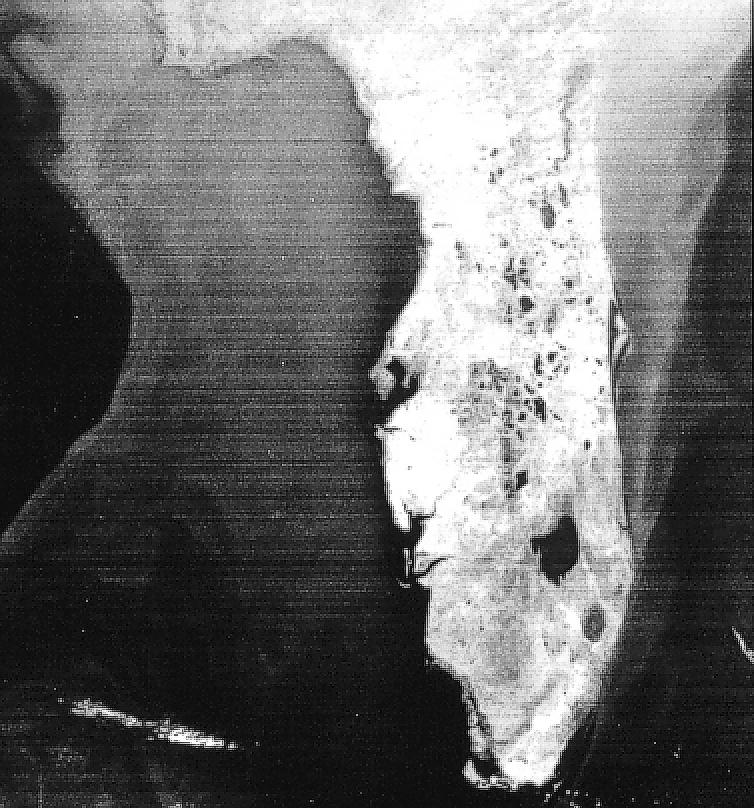
#> input picture DIP3E_Original/CH05_Images/Fig0519(a)(florida_satellite_original).tif, 754 x 808 px, found by its file name
$ python notch_restoration-OK.py
#> lines starting #> are read from the running program, lines starting #| are printed output that depends on the picture; after the words box and inside, x2 and y2 are one past the last pixel; in counts of white or black regions, pixels touching at a corner belong together
#> further down, im is the input picture: shape (808, 754, 3); min 0, max 255, mean 109.3
#!/usr/bin/env python

import cv2
import numpy as np
import matplotlib.pyplot as plt

def fft_im(im, plot: plt.Axes):
    gray_im = cv2.cvtColor(im, cv2.COLOR_BGR2GRAY)
    rows, cols = gray_im.shape[:2]
#> rows = 808; cols = 754
    M, N = rows*2, cols*2
#> M = 1616; N = 1508
    ext_im = np.zeros((M, N))
    ext_im[0:rows, 0:cols] = gray_im
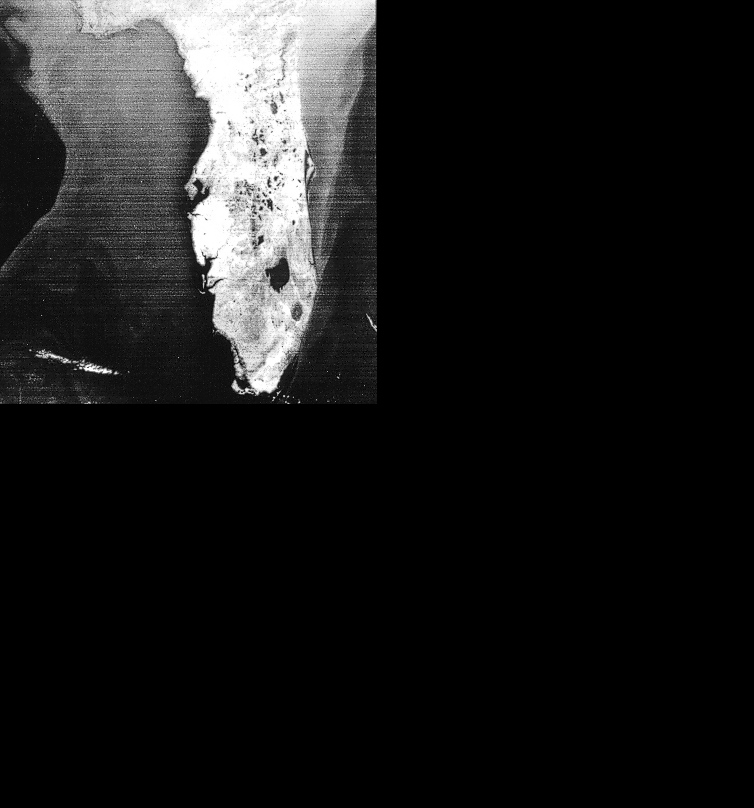
#> ext_im: shape (1616, 1508) float64 (shown at 1/2 size); min 0, max 255, mean 27.3
    # fft and shift
    fft = np.fft.fft2(ext_im)
    fft_shift = np.fft.fftshift(fft)

    spectrum = np.log(np.abs(fft_shift))
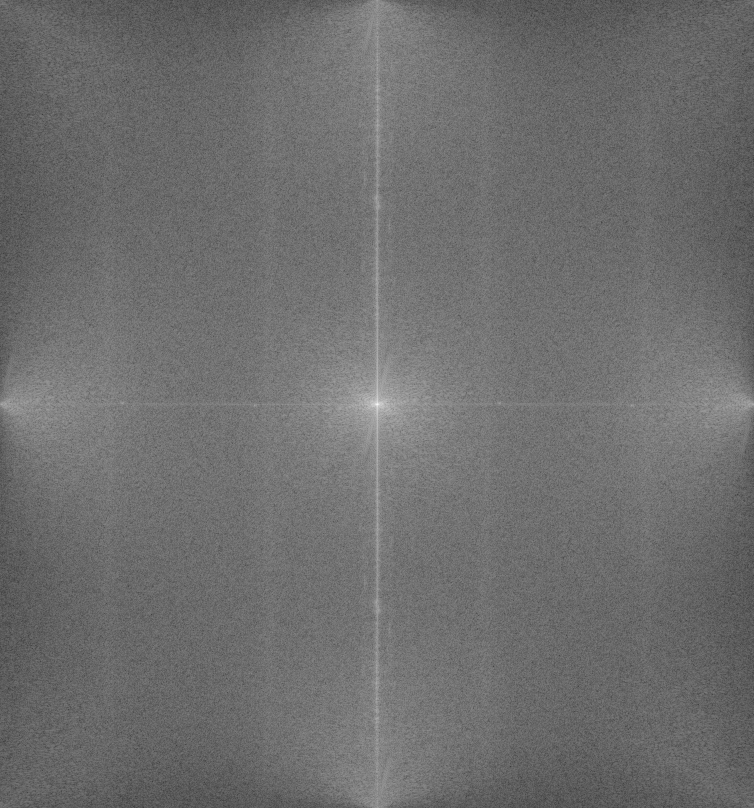
#> spectrum: shape (1616, 1508) float64 (shown at 1/2 size); min 2.26, max 18.01, mean 9.08; drawn with min black and max white
    plot.set_title('spectrum')
    plot.imshow(spectrum, cmap='gray')
    plot.set_xticks([])
    plot.set_yticks([])

    return fft_shift

def notch_bandreject(fft, plot: plt.Axes):
    '''
    陷波带阻滤波
    '''
    M, N = np.shape(fft)
#> M = 1616; N = 1508
    uu, vv = int(M/2), int(N/2)
#> uu = 808; vv = 754
    H = np.ones((M, N))
    for v in range(N):
        for u in range(M):
            if v > vv-5 and v < vv+5:
                if u > uu - 20 and u < uu + 20:
                    continue
                else:
                    H[u,v] = 0
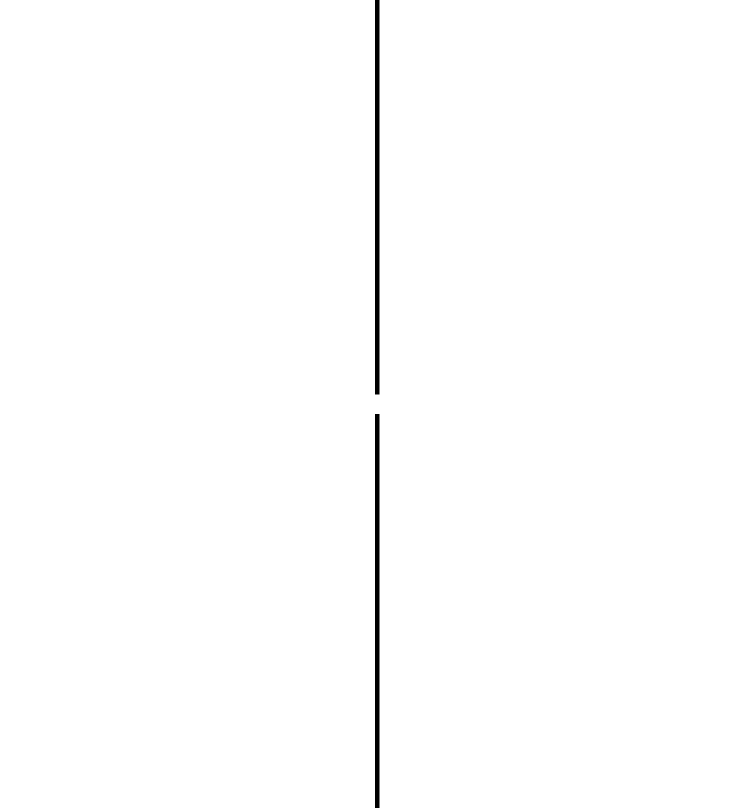
#> H: shape (1616, 1508) float64 (shown at 1/2 size); values 0 (black) and 1 (white), 99.4% white; 2 black regions, box (x1, y1, x2, y2) and area: (750, 0, 759, 789) 7101, (750, 828, 759, 1616) 7092
    filtered = H * fft
    ifft_shift = np.fft.ifftshift(filtered)
    ifft = np.fft.ifft2(ifft_shift)
    crop = ifft[0:uu, 0:vv]

    plot.set_title('H-spectrum')
    plot.imshow(np.log(np.abs(filtered)), cmap='gray')
    plot.set_xticks([])
    plot.set_yticks([])

    return np.abs(crop)
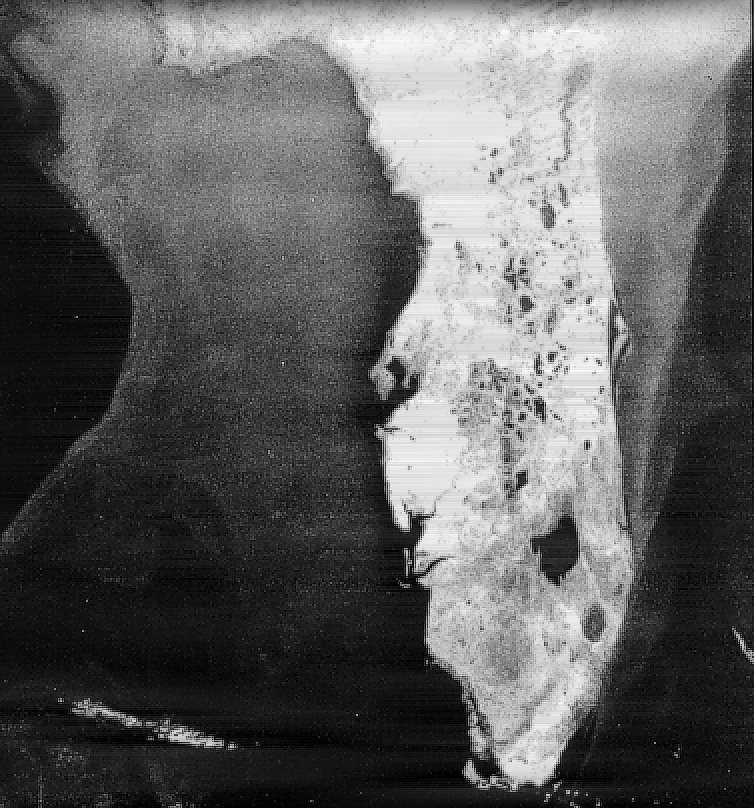
#> returned value: shape (808, 754) float64; min 0.000153, max 285.3, mean 108.2; drawn with min black and max white

if __name__ == '__main__':
    fig = plt.figure()

    im = cv2.imread('DIP3E_CH05_Original_Images/Fig0519(a)(florida_satellite_original).tif')

    ploto = fig.add_subplot(221)
    ploto.imshow(im)
    ploto.set_title('results')
    ploto.set_xticks([])
    ploto.set_yticks([])

    fft = fft_im(im, fig.add_subplot(223))

    im_back = notch_bandreject(fft, fig.add_subplot(224))
    plotres = fig.add_subplot(222)
    plotres.imshow(im_back, cmap='gray')
    plotres.set_title('results')
    plotres.set_xticks([])
    plotres.set_yticks([])

    plt.show()
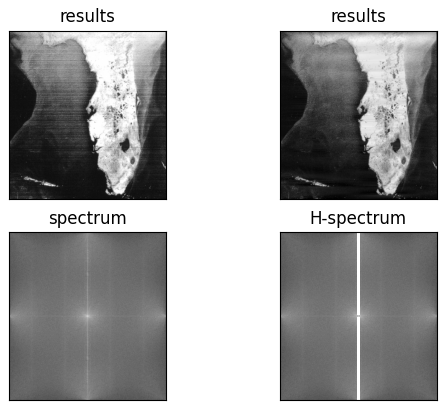
#> figure drawn by matplotlib, 4 panels
